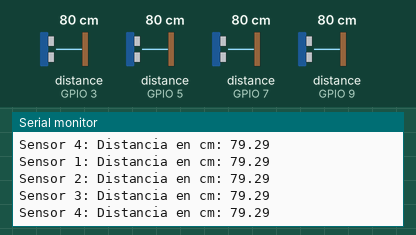
Bench run of a sketch on a simulated ESP32. Parts: the last lines printed to the serial monitor. Wiring (inferred from the names in the program): 4 × ultrasonic range finder: trigger GPIO 2, echo GPIO 3 / trigger GPIO 4, echo GPIO 5 / trigger GPIO 6, echo GPIO 7 / trigger GPIO 8, echo GPIO 9. The inputs (shaded band) are chosen by the test bench; at power-on: distance to the obstacle (sensors on GPIO 3, GPIO 5, GPIO 7, GPIO 9) 80 cm. The echo pulse lasts 58.3 µs per cm; nothing arrives over Bluetooth unless stated.

Above: at 1.2 s.
1.3 s: distance to the obstacle (sensor on GPIO 3) set to 2 cm
2.8 s: distance to the obstacle (sensor on GPIO 5) set to 2 cm
At 3.4 s:
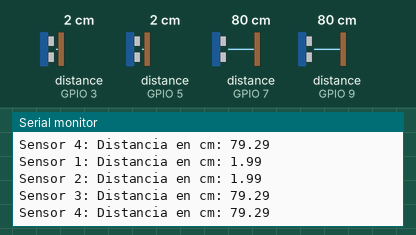
4.3 s: distance to the obstacle (sensor on GPIO 7) set to 2 cm
At 5.6 s:
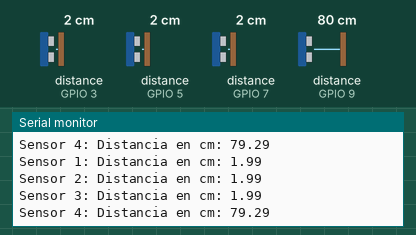
5.8 s: distance to the obstacle (sensor on GPIO 9) set to 2 cm
At 6.7 s:
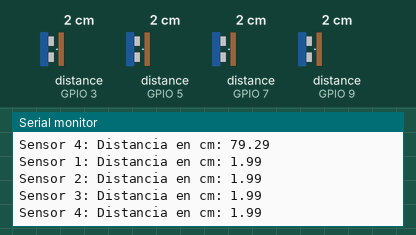
7.3 s: distance to the obstacle (sensor on GPIO 3) set to 4 cm
8.8 s: distance to the obstacle (sensor on GPIO 5) set to 4 cm
At 9.7 s:
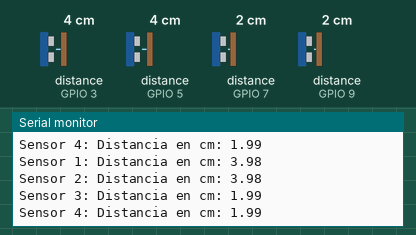
Timing chart, 0 to 11.3 s (numbered marks = the images above; inputs shaded):
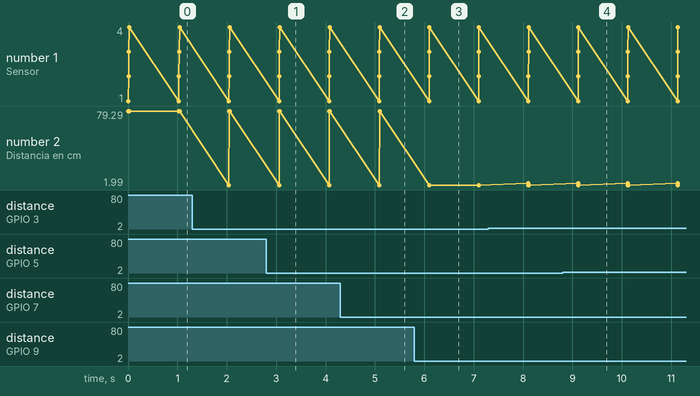

Measured:
- after the input at 2.8 s, the serial monitor: prints a new line after 0.26 s (image 1)
- after the input at 4.3 s, the serial monitor: prints a new line after 0.79 s (image 2)
- after the input at 5.8 s, the serial monitor: prints a new line after 0.30 s (image 3)
- after the input at 8.8 s, the serial monitor: prints a new line after 0.32 s (image 4)

The sketch:

Bluetooth_4SensoresUltrasonido_ESP32.ino
```cpp
#include "BluetoothSerial.h"

#define SOUND_SPEED 0.034             // Velocidad del sonido en el aire ≈ 343 m/s
#define NUM_SENSORS 4                 // Número de sensores
#define TRIGGER_PINS { 2, 4, 6, 8 }   // Pines de trigger
#define ECHO_PINS { 3, 5, 7, 9 }      // Pines de echo
BluetoothSerial BT;                   // Objeto Bluetooth

int triggerPins[NUM_SENSORS] = TRIGGER_PINS;  // Copia los pines de trigger
int echoPins[NUM_SENSORS] = ECHO_PINS;        // Copia los pines de echo

void setup() {
  Serial.begin(115200);
  BT.begin("ESP32_LED_Control"); // Nombre de su dispositivo Bluetooth y en modo esclavo
  for (int i = 0; i < NUM_SENSORS; i++) {
    pinMode(triggerPins[i], OUTPUT);
    pinMode(echoPins[i], INPUT);
  }
}

void loop() {
  for (int i = 0; i < NUM_SENSORS; i++) {
    float distance = calculateDistance(i);

    if (BT.available())  // Compruebe si recibimos algo de Bluetooth
    {
      // Transmitir la distancia por Bluetooth
      BT.print("Sensor ");
      BT.print(i + 1);
      BT.print(": Distancia en cm: ");
      BT.println(distance);
    }

    // Transmitir la distancia por Serial
    Serial.print("Sensor ");
    Serial.print(i + 1);
    Serial.print(": Distancia en cm: ");
    Serial.println(distance);
  }
  delay(1000);  // Espera un segundo antes de realizar la siguiente medición
}

float calculateDistance(int sensorIndex) {
  long duration;
  float distance_cm;

  // Genera un pulso corto en el pin del trigger para iniciar la medición
  digitalWrite(triggerPins[sensorIndex], LOW);
  delayMicroseconds(2);
  digitalWrite(triggerPins[sensorIndex], HIGH);
  delayMicroseconds(10);
  digitalWrite(triggerPins[sensorIndex], LOW);

  // Lee la duración del pulso en el pin del echo
  duration = pulseIn(echoPins[sensorIndex], HIGH);
  // Calcula la distancia en centímetros
  distance_cm = duration * SOUND_SPEED / 2;  // Fórmula para convertir la duración del eco a cm
  return distance_cm;
}
```
